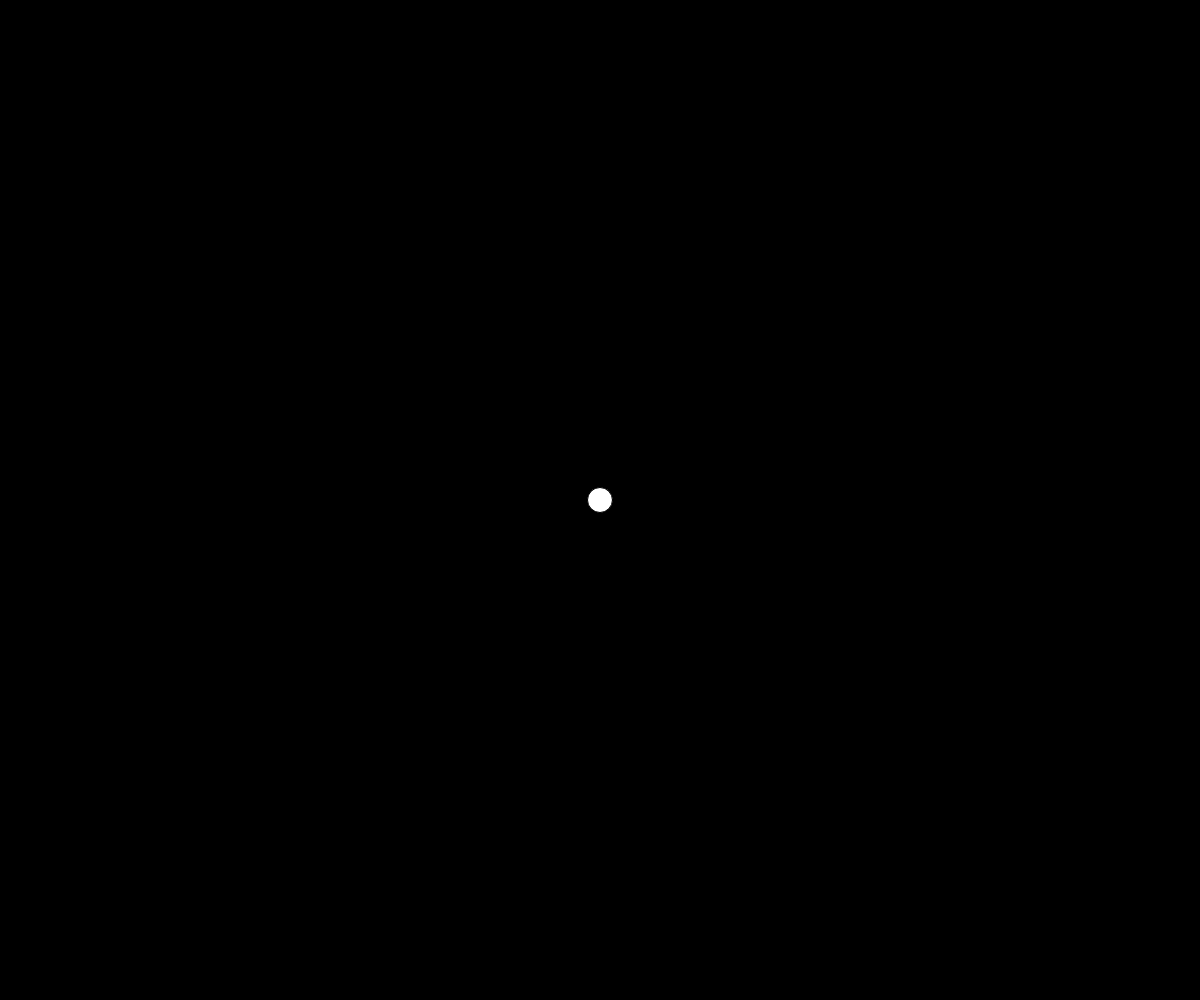
Frame 1 (no input)
Frame 60 (no input): blank canvas, image omitted
Frame 120 (the mouse pressed at the canvas centre since frame 60): blank canvas, image omitted

The p5.js sketch that drew this single still picture (run headless with seeded random() and noise() and a simulated clock; from frame 60 on, the mouse is pressed at the canvas centre):

// p5.js sketch
// ── sketch.js
// Project Title
// Your Name
// Date
//
// Extra for Experts:
// - describe what you did to take this project "above and beyond"


let x, y;
let xSpeed, ySpeed;

function setup() {
  createCanvas(windowWidth, windowHeight);
  x = width/2;
  y = height/2;
  xSpeed = random(-3, 3);
  ySpeed = random(-3, 3);
}

function draw() {
  background(0,0,0);
  ellipse(x, y, 25, 25);
  x += xSpeed;
  y += ySpeed;
  fill(random(255), random(255), random(255));
  
}

function mousePressed(){
  //fill(255,0,0);
  xSpeed = random(-10, 10);
  ySpeed = random(-10, 10);
}
